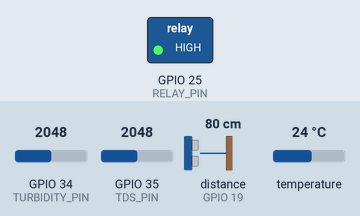
This sketch was run on a simulated ESP32. Parts: switched loads named in the sketch (green lamp = pin HIGH). Inputs (shaded band) come from the test bench; at power-on: distance to the obstacle (sensor on GPIO 19) 80 cm, GPIO 34 (TURBIDITY_PIN) = 2048, GPIO 35 (TDS_PIN) = 2048, temperature 24 °C. The echo pulse lasts 58.3 µs per cm; WiFi joins after 1.5 s; servers stay silent unless stated; uploads are accepted with an empty reply; pins used as bus, display or sensor lines are not drawn; what the sketch prints to the serial monitor is not drawn.

Above: at 2.9 s.
3.0 s: distance to the obstacle (sensor on GPIO 19) set to 27 cm
10.6 s: distance to the obstacle (sensor on GPIO 19) set to 22 cm
At 12.6 s:
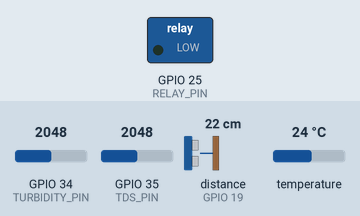
21.1 s: distance to the obstacle (sensor on GPIO 19) set to 35 cm
At 21.8 s:
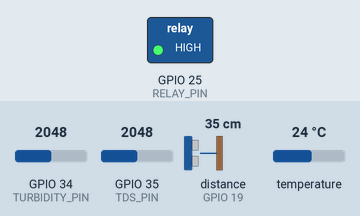
28.7 s: distance to the obstacle (sensor on GPIO 19) set to 2 cm
At 32.3 s:
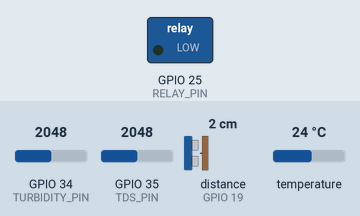
Timing chart, 0 to 39.8 s (numbered marks = the images above; inputs shaded):
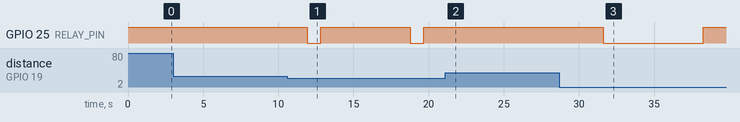

Measured:
- the behaviour switches between 25 and 24 cm on distance to the obstacle (sensor on GPIO 19) (found by bisection; images 0 and 1)
- after the input at 3.0 s, every drawn part: stays the same
- after the input at 10.6 s, GPIO 25 (RELAY_PIN): alternates HIGH for 6.0 s and LOW for 0.89 s, starting after 1.3 s
- after the input at 21.1 s, GPIO 25 (RELAY_PIN): stays HIGH (without the input it goes to LOW after 4.6 s)
- after the input at 28.7 s, GPIO 25 (RELAY_PIN): HIGH → LOW after 2.9 s, → HIGH 6.7 s later

The sketch:

esp32_institutional_fixed.ino
```cpp
/*
 * UniLi Water Monitoring System - INSTITUTIONAL COMMAND & CONTROL (V2 - DOSING FIXED)
 *
 * Features:
 * 1. Remote Tank Calibration (Height/Capacity) - NEW!
 * 2. Remote Dosing Control (mL/Litre)
 * 3. Remote Calibration (TDS/Turbidity)
 */

#include <WiFi.h>
#include <HTTPClient.h>
#include <ArduinoJson.h>
#include <OneWire.h>
#include <DallasTemperature.h>
#include <Preferences.h>

// --- WiFi & Server ---
char ssid[64]       = "Honor 9N";
char password[64]   = "12345678";
const char* receiveUrl = "http://192.168.43.248/water%20system/api/receive.php";
const char* configUrl  = "http://192.168.43.248/water%20system/api/get_config.php";
const char* apiKey     = "your-secret-api-key-123";

#define RELAY_PIN      25
#define TURBIDITY_PIN  34
#define TDS_PIN        35
#define TRIG_PIN       18
#define ECHO_PIN       19
#define ONE_WIRE_BUS   16

// --- Dynamic Settings (Fetched from Dashboard) ---
float max_turbidity = 50.0, max_tds = 500.0, max_temp = 35.0, min_level = 10.0;
float tds_slope = 1.0, tds_intercept = 0.0, turb_offset = 0.0;
float dose_ml_per_litre = 2.0;
float tank_height = 25.0;     // Default 25cm
float tank_capacity = 5.0;    // Default 5 Litres
bool  pumpRunning       = false;
unsigned long pumpStartTime = 0;
unsigned long totalPumpRuntimeMs = 0;
int sampling_interval = 5;

// --- State Variables ---
float turbidity = 0, tds = 0, temperature = 0, waterLitres = 0;
unsigned long lastSendTime = 0;
unsigned long lastConfigFetch = 0;

OneWire oneWire(ONE_WIRE_BUS);
DallasTemperature tempSensor(&oneWire);
Preferences preferences;

void fetchRemoteConfig() {
  if (WiFi.status() != WL_CONNECTED) return;

  Serial.println("[DASH] Syncing parameters...");
  HTTPClient http;
  http.begin(configUrl);
  int httpCode = http.GET();

  if (httpCode == 200) {
    String payload = http.getString();
    StaticJsonDocument<1536> doc;
    deserializeJson(doc, payload);

    if (doc["success"]) {
      sampling_interval = doc["sampling_interval_sec"] | 5;
      max_turbidity     = doc["thresholds"]["max_turbidity"] | 50.0;
      max_tds           = doc["thresholds"]["max_tds"] | 500.0;
      max_temp          = doc["thresholds"]["max_temp"] | 35.0;
      dose_ml_per_litre = doc["thresholds"]["dose_ratio"] | 2.0;

      // NEW: Dynamic Tank Scaling
      tank_height       = doc["thresholds"]["tank_height"] | 25.0;
      tank_capacity     = doc["thresholds"]["tank_capacity"] | 5.0;

      tds_slope         = doc["calibration"]["tds_slope"] | 1.0;
      tds_intercept     = doc["calibration"]["tds_intercept"] | 0.0;
      turb_offset       = doc["calibration"]["turbidity_offset"] | 0.0;

      Serial.println("[DASH] Sync Complete. Tank Height: " + String(tank_height) + " cm");
    }
  }
  http.end();
  lastConfigFetch = millis();
}

void processTreatment() {
  bool isDirty = (turbidity > max_turbidity || tds > max_tds || temperature > max_temp);

  if (isDirty && !pumpRunning && waterLitres > 0.1) {
    float totalDoseMl = waterLitres * dose_ml_per_litre;
    // Assuming the dosing pump moves ~1.5ml per second
    long pumpTimeMs = (long)((totalDoseMl / 1.5) * 1000.0);

    if (pumpTimeMs > 0) {
      Serial.printf("[PUMP] DOSING: %.1f mL (Targeting %.1f Litres)\n", totalDoseMl, waterLitres);
      digitalWrite(RELAY_PIN, LOW); // ON
      pumpRunning = true;
      pumpStartTime = millis();
      delay(pumpTimeMs);
      digitalWrite(RELAY_PIN, HIGH); // OFF
      pumpRunning = false;
    }
  }
}

void syncData() {
  if (WiFi.status() != WL_CONNECTED) return;
  if (millis() - lastSendTime < (sampling_interval * 1000)) return;

  // 1. Read Sensors
  int turbRaw = analogRead(TURBIDITY_PIN);
  turbidity = ((1.0f - (turbRaw / 4095.0f)) * 1000.0f) + turb_offset;

  float tdsV = analogRead(TDS_PIN) * (3.3f / 4095.0f);
  tds = (tdsV * 500.0f * tds_slope) + tds_intercept;

  tempSensor.requestTemperatures();
  temperature = tempSensor.getTempCByIndex(0);

  // 2. Calculated Water Volume (Dynamic)
  digitalWrite(TRIG_PIN, LOW); delayMicroseconds(2);
  digitalWrite(TRIG_PIN, HIGH); delayMicroseconds(10);
  digitalWrite(TRIG_PIN, LOW);
  long dur = pulseIn(ECHO_PIN, HIGH, 30000);
  float dist = (dur * 0.0343) / 2.0;

  // Level Logic: 0% at 'tank_height', 100% at ~2cm from sensor
  if (dist > 0 && dist <= 2.5) {
    waterLitres = tank_capacity; // 100% if extremely close
  } else if (dist > 2.5 && dist <= tank_height) {
    float fillPercentage = 1.0 - ((dist - 2.5) / (tank_height - 2.5));
    waterLitres = fillPercentage * tank_capacity;
  } else {
    waterLitres = 0;
  }

  // 3. Send Heartbeat
  HTTPClient http;
  http.begin(receiveUrl);
  http.addHeader("Content-Type", "application/json");

  StaticJsonDocument<1024> doc;
  doc["api_key"]     = apiKey;
  doc["turbidity"]   = turbidity;
  doc["tds"]         = tds;
  doc["temperature"] = temperature;
  doc["distance_cm"]  = dist;
  doc["water_level"] = (waterLitres / tank_capacity) * 100.0;
  doc["pump"]        = pumpRunning ? 1 : 0;

  if (pumpRunning) {
    doc["pump_runtime"] = (millis() - pumpStartTime) / 1000;
  } else {
    doc["pump_runtime"] = 0;
  }

  String body; serializeJson(doc, body);
  int code = http.POST(body);

  if (code == 200) {
    String resp = http.getString();
    StaticJsonDocument<512> rDoc;
    deserializeJson(rDoc, resp);

    String cmdMode  = rDoc["command_mode"]  | "auto";
    String cmdState = rDoc["command_state"] | "off";

    if (cmdMode == "manual") {
      if (cmdState == "dose") {
        float ml = rDoc["command_extra"] | 0.0;
        if (ml > 0) {
          Serial.printf("[DASH] Manual Dose Command: %.1f mL\n", ml);
          // Assuming the pump moves ~1.5ml per second
          long pumpTimeMs = (long)((ml / 1.5) * 1000.0);
          digitalWrite(RELAY_PIN, LOW);
          pumpRunning = true;
          pumpStartTime = millis();
          delay(pumpTimeMs);
          digitalWrite(RELAY_PIN, HIGH);
          pumpRunning = false;
          Serial.println("[DASH] Dose completed.");
        }
      } else {
        // Dashboard is commanding the relay directly
        bool shouldBeOn = (cmdState == "on");
        if (shouldBeOn && !pumpRunning) {
          Serial.println("[DASH] Manual Command: PUMP ON");
          digitalWrite(RELAY_PIN, LOW); // Relay ON (Active Low)
          pumpRunning = true;
          pumpStartTime = millis();
        } else if (!shouldBeOn && pumpRunning) {
          Serial.println("[DASH] Manual Command: PUMP OFF");
          digitalWrite(RELAY_PIN, HIGH); // Relay OFF
          pumpRunning = false;
        }
      }
    } else if (cmdMode == "auto") {
      // Let auto treatment logic decide
      processTreatment();
    }
  }
  http.end();
  lastSendTime = millis();
}

void setup() {
  Serial.begin(115200);
  pinMode(RELAY_PIN, OUTPUT);
  digitalWrite(RELAY_PIN, HIGH); // OFF
  pinMode(TRIG_PIN, OUTPUT);
  pinMode(ECHO_PIN, INPUT);
  tempSensor.begin();

  WiFi.begin(ssid, password);
  while (WiFi.status() != WL_CONNECTED) { delay(500); Serial.print("."); }
  Serial.println("\n[SYSTEM] Online.");
  fetchRemoteConfig();
}

void loop() {
  syncData();
  if (millis() - lastConfigFetch > 300000) fetchRemoteConfig();
}
```
